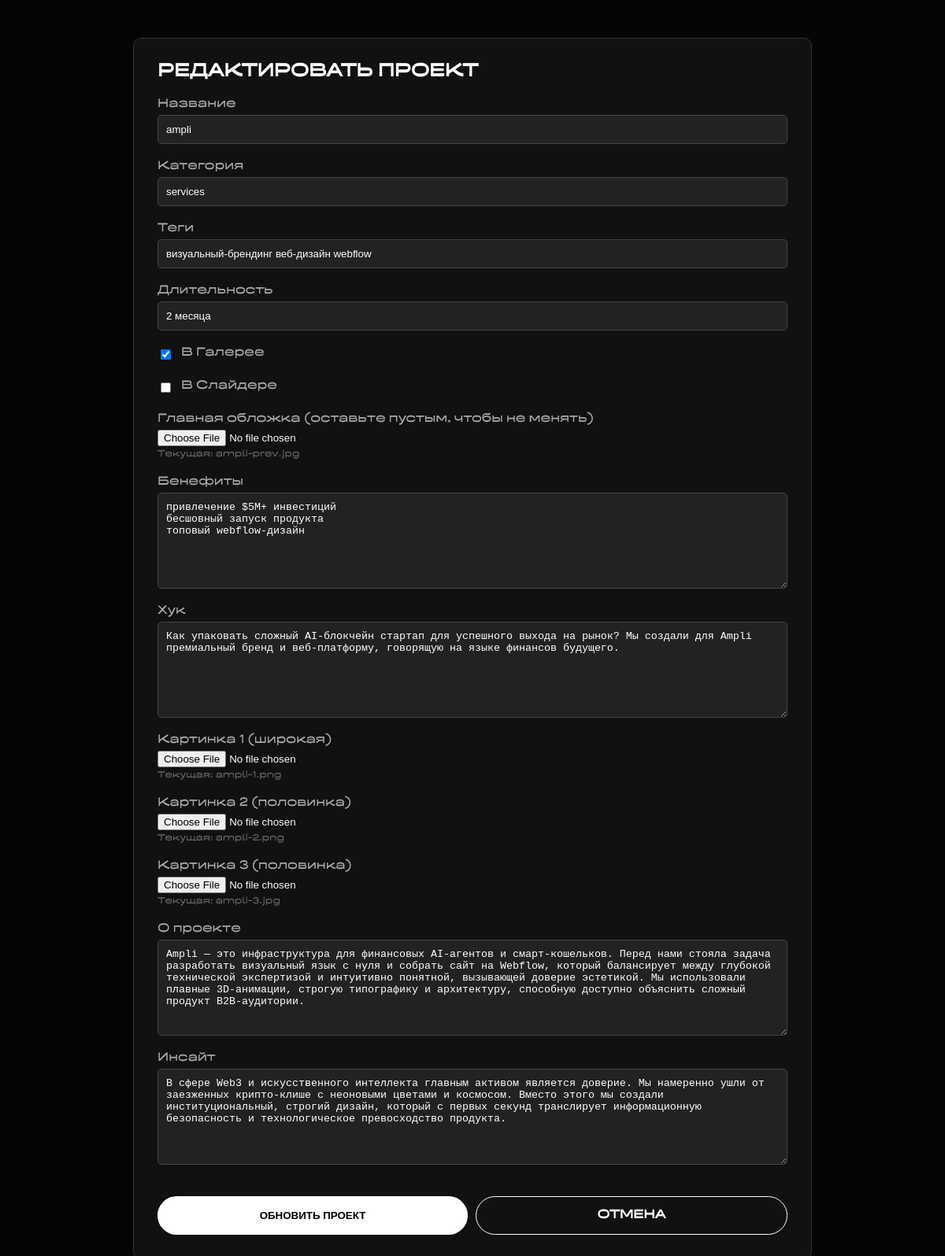
The app's page /edit_project.php?id=22 (signed in) with its own data.
### tables this page shows
CREATE TABLE `projects` (
  `id` int(11) NOT NULL,
  `title` varchar(255) NOT NULL,
  `category` varchar(50) NOT NULL DEFAULT 'design',
  `tags` varchar(255) DEFAULT NULL,
  `duration` varchar(50) DEFAULT '1 месяц',
  `is_featured` tinyint(1) NOT NULL DEFAULT 1,
  `is_slider` tinyint(1) NOT NULL DEFAULT 0,
  `image_path` varchar(255) NOT NULL,
  `benefits` text DEFAULT NULL,
  `hook` text DEFAULT NULL,
  `image1` varchar(255) DEFAULT NULL,
  `image2` varchar(255) DEFAULT NULL,
  `image3` varchar(255) DEFAULT NULL,
  `about_project` text DEFAULT NULL,
  `insight` text DEFAULT NULL,
  `created_at` timestamp NULL DEFAULT current_timestamp()
);

### edit_project.php (the view, shortened to what this page needs)
<?php
require 'db.php';
$id = intval($_GET['id']);
$project = $conn->query("SELECT * FROM projects WHERE id = $id")->fetch_assoc();
?>
<!DOCTYPE html>
<html lang="ru">
<head>
</head>
<body>
    <div class="form-container">
        <h2 style="margin-top:0;">РЕДАКТИРОВАТЬ ПРОЕКТ</h2>
        <form method="POST" enctype="multipart/form-data">
            <div class="form-group"><label>Название</label><input type="text" name="title" value="<?= htmlspecialchars($project['title']) ?>" required></div>
            <div class="form-group"><label>Категория</label><input type="text" name="category" value="<?= htmlspecialchars($project['category']) ?>" required></div>
            <div class="form-group"><label>Теги</label><input type="text" name="tags" value="<?= htmlspecialchars($project['tags']) ?>"></div>
            <div class="form-group"><label>Длительность</label><input type="text" name="duration" value="<?= htmlspecialchars($project['duration']) ?>"></div>
            <div class="form-group checkbox-group"><input type="checkbox" name="is_featured" <?= $project['is_featured'] ? 'checked' : '' ?>><label>В Галерее</label></div>
            <div class="form-group checkbox-group"><input type="checkbox" name="is_slider" <?= $project['is_slider'] ? 'checked' : '' ?>><label>В Слайдере</label></div>
            <div class="form-group">
                <label>Главная обложка (оставьте пустым, чтобы не менять)</label>
                <input type="file" name="image_path" accept="image/*">
                <?php if($project['image_path']): ?><div class="current-img">Текущая: <?= $project['image_path'] ?></div><?php endif; ?>
            </div>
            <div class="form-group"><label>Бенефиты</label><textarea name="benefits"><?= htmlspecialchars($project['benefits']) ?></textarea></div>
            <div class="form-group"><label>Хук</label><textarea name="hook"><?= htmlspecialchars($project['hook']) ?></textarea></div>
            <div class="form-group">
                <label>Картинка 1 (широкая)</label><input type="file" name="image1" accept="image/*">
                <?php if($project['image1']): ?><div class="current-img">Текущая: <?= $project['image1'] ?></div><?php endif; ?>
            </div>
            <div class="form-group">
                <label>Картинка 2 (половинка)</label><input type="file" name="image2" accept="image/*">
                <?php if($project['image2']): ?><div class="current-img">Текущая: <?= $project['image2'] ?></div><?php endif; ?>
            </div>
            <div class="form-group">
                <label>Картинка 3 (половинка)</label><input type="file" name="image3" accept="image/*">
                <?php if($project['image3']): ?><div class="current-img">Текущая: <?= $project['image3'] ?></div><?php endif; ?>
            </div>
            <div class="form-group"><label>О проекте</label><textarea name="about_project"><?= htmlspecialchars($project['about_project']) ?></textarea></div>
            <div class="form-group"><label>Инсайт</label><textarea name="insight"><?= htmlspecialchars($project['insight']) ?></textarea></div>
            <div style="display:flex; gap:10px;">
                <button type="submit" class="btn" style="flex:1;">ОБНОВИТЬ ПРОЕКТ</button>
                <a href="admin.php" class="btn btn-cancel" style="flex:1;">ОТМЕНА</a>
            </div>
        </form>
    </div>
</body>
</html>

### edit_project.php (style rules this page uses)
body { background-color: #050505; color: white; font-family: seen; padding: 40px; }
.form-container { max-width: 800px; margin: 0 auto; background: #111; padding: 30px; border-radius: 10px; border: 1px solid #333; }
.form-group { margin-bottom: 20px; display: flex; flex-direction: column; }
label { margin-bottom: 5px; color: #aaa; }
input[type="text"], textarea, select { padding: 10px; background: #222; border: 1px solid #444; color: white; border-radius: 5px; }
textarea { height: 100px; resize: vertical; }
.checkbox-group { flex-direction: row; align-items: center; gap: 10px; }
.btn { padding: 15px; background: white; color: black; border: none; border-radius: 50px; cursor: pointer; font-weight: bold; margin-top: 20px; }
.btn-cancel { background: transparent; color: white; border: 1px solid white; text-align: center; text-decoration: none; display: inline-block; box-sizing: border-box; }
.current-img { font-size: 12px; color: #666; margin-top: 5px; }
button { transition: 0.2s }

### records on screen
projects: title "ampli", category "services", tags "визуальный-брендинг веб-дизайн webflow", duration "2 месяца", is_featured "☑", image_path "ampli-prev.jpg", benefits "привлечение $5M+ инвестиций бесшовный запуск продукта топовый webflow-дизайн", hook "Как упаковать сложный AI-блокчейн стартап для успешного выхода на рынок? Мы создали для Ampli премиальный бренд и веб-платформу, говорящую на языке финансов будущего.", image1 "ampli-1.png", image2 "ampli-2.png", image3 "ampli-3.jpg", about_project "Ampli — это инфраструктура для финансовых AI-агентов и смарт-кошельков. Перед нами стояла задача разработать визуальный язык с нуля и собрать сайт на Webflow, который балансирует между глубокой технической экспертизой и интуитивно понятной, вызывающей доверие эстетикой. Мы использовали плавные 3D-анимации, строгую типографику и архитектуру, способную доступно объяснить сложный продукт B2B-аудитории.", insight "В сфере Web3 и искусственного интеллекта главным активом является доверие. Мы намеренно ушли от заезженных крипто-клише с неоновыми цветами и космосом. Вместо этого мы создали институциональный, строгий дизайн, который с первых секунд транслирует информационную безопасность и технологическое превосходство продукта."
